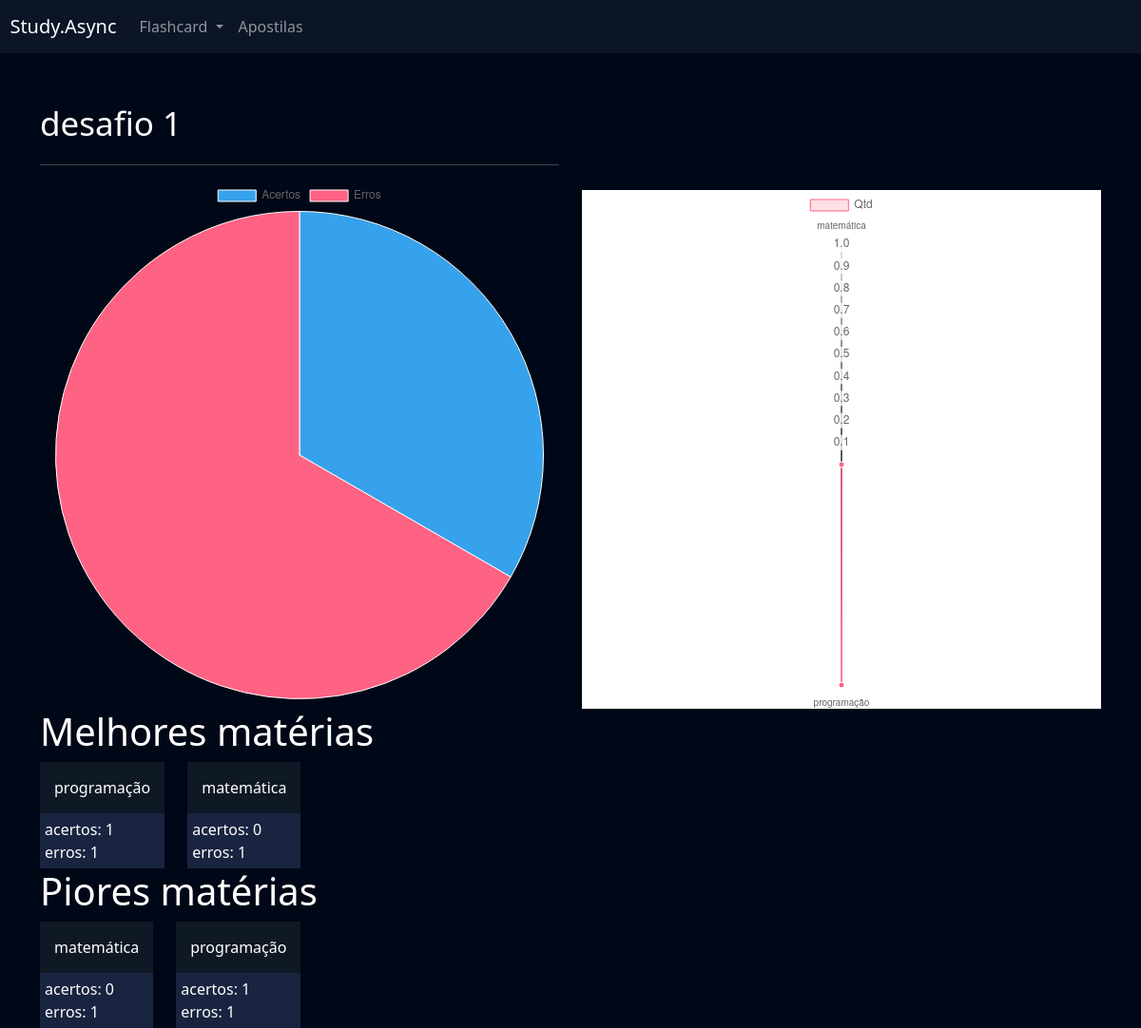
/flashcard/relatorio/4/ (signed in), run on the app's committed database.
### flashcard/models.py (models this page shows, shortened)
class Desafio(models.Model):
    user = models.ForeignKey(User, on_delete=models.DO_NOTHING)
    titulo = models.CharField(max_length=100)
    categoria = models.ManyToManyField(Categoria)
    quantidade_perguntas = models.IntegerField()
    dificuldade = models.CharField(max_length=1, choices=Flashcard.DIFICULDADE_CHOICES)
    flashcards = models.ManyToManyField(FlashcardDesafio)

class Categoria(models.Model):
    nome = models.CharField(max_length = 20)

### flashcard/views.py (the view)
# urls.py: path('relatorio/<int:id>/', views.relatorio, name = 'relatorio'),
@require_http_methods(['GET', 'POST'])
@login_required(login_url = '/usuarios/login/')
def relatorio(request, id : int):
    desafio = Desafio.objects.get(pk = id)
    acertos = desafio.flashcards.filter(respondido=True).filter(acertou=True).count()
    erros = desafio.flashcards.filter(respondido=True).filter(acertou=False).count()
    categorias = desafio.categoria.all()
    categoria_names = [categoria.nome for categoria in categorias]
    categoria_acertos = []
    melhores_categorias = []
    piores_categorias = []
    for categoria in categoria_names:
        acertos_categoria = desafio.flashcards.filter(flashcard__categoria__nome = categoria).filter(acertou = True).count()
        erros_categoria = desafio.flashcards.filter(flashcard__categoria__nome = categoria).filter(acertou = False).count()
        categoria_acertos.append(acertos_categoria)
        melhores_categorias.append((acertos_categoria, erros_categoria, categoria))
        piores_categorias.append((acertos_categoria, erros_categoria, categoria))
    melhores_categorias.sort(key = lambda c: c[0], reverse = True)
    piores_categorias.sort(key = lambda c: c[0])
    melhores_categorias = melhores_categorias[:3]
    piores_categorias = piores_categorias[:3]
    return render(request, 'relatorio.html', {
        'desafio': desafio,
        'acertos': acertos,
        'erros': erros,
        'categoria_acertos' : categoria_acertos,
        'categoria_names': categoria_names,
        'melhores_categorias': melhores_categorias,
        'piores_categorias': piores_categorias
    })

### flashcard/templates/relatorio.html (shortened to what this page needs)
{% extends "base.html" %}
{% load static %}
{% block cabecalho %}
<link href="{% static 'usuarios/css/cadastro.css' %}" rel="stylesheet">
<link href="{% static 'flashcard/css/novo_flashcard.css' %}" rel="stylesheet">
<link href="{% static 'flashcard/css/iniciar_desafio.css' %}" rel="stylesheet">
<link href="{% static 'flashcard/css/desafio.css' %}" rel="stylesheet">
<link href='https://unpkg.com/boxicons@2.1.4/css/boxicons.min.css' rel='stylesheet'>
{% endblock cabecalho %}
{% block main %}
<div class="container">
   <br>
   <br>
   <div class="row">
      <div class="col-md">
         <p class="fonte-secundaria">{{desafio.titulo}}</p>
         <hr>
         <canvas id="grafico1"></canvas>
      </div>
      <div class="col-md">
         <br><br><br><br>
         <div style="background-color: white;">
            <canvas id="grafico2"></canvas>
         </div>
      </div>
   </div>
   <div class = "row">
        <h1>Melhores matérias</h1>
        <div class = "row">
            {% for acertos, erros, categoria  in melhores_categorias %}
               <div class = "col-auto">
                    <div style = "padding: 15px;background-color: #0f1825">
                        {{categoria}}
                    </div>
                    <div style = "padding: 5px;background-color: #192440;">
                        acertos: {{acertos}}
                        <br>
                        erros: {{erros}}
                    </div>
               </div>
            {% endfor %}
        </div>
   </div>
   <div class = "row">
        <h1>Piores matérias</h1>
        <div class = "row">
            {% for acertos, erros, categoria  in piores_categorias %}
               <div class = "col-auto">
                    <div style = "padding: 15px;background-color: #0f1825">
                        {{categoria}}
                    </div>
                    <div style = "padding: 5px;background-color: #192440;">
                        acertos: {{acertos}}
                        <br>
                        erros: {{erros}}
                    </div>
               </div>
            {% endfor %}
        </div>
   </div>
</div>
<script>
   const ctx = document.getElementById('grafico1');
   new Chart(ctx, {
       type: 'pie',
       data: {
       labels: ['Acertos', 'Erros'],
       datasets: [{
       label: 'Qtd',
       data: [{{acertos}}, {{erros}}],
       borderWidth: 1
   }]},});
</script>
<script>
   const ctx2 = document.getElementById('grafico2');
   new Chart(ctx2, {
       type: 'radar',
       data: {
       labels: {{categoria_names | safe}},
       datasets: [{
           label: 'Qtd',
           data: {{categoria_acertos}},
           borderWidth: 1,
           fill: true,
           backgroundColor: 'rgba(255, 99, 132, 0.2)',
           borderColor: 'rgb(255, 99, 132)',
           pointBackgroundColor: 'rgb(255, 99, 132)',
           pointBorderColor: '#fff',
           pointHoverBackgroundColor: '#fff',
           pointHoverBorderColor: 'rgb(255, 99, 132)'
       }]
   },});
</script>
{% endblock main %}

### templates/static/geral/css/base.css (style rules this page uses)
:root { --main-color: #0b1526; --dark-color: #000716; --secondary-dark-color: rgb(15, 2, 26); --light-color: #00c1f3; --contrast-color: #f4c96b; --differential-color: #58fcd5 }
body { background-color: var(--dark-color) !important; color: white !important; }

### templates/static/usuarios/css/cadastro.css (style rules this page uses)
* { margin: 0; padding: 0; }

### templates/static/flashcard/css/iniciar_desafio.css (style rules this page uses)
.fonte-secundaria { font-size: 35px; }

### data on the page
Desafio: titulo "desafio 1"
Categoria: melhores_categorias "programação", piores_categorias "programação"
Categoria: melhores_categorias "matemática", piores_categorias "matemática"

### other printed values
{{ acertos }} "1" "0"
{{ erros }} "1" "1"
{{ acertos }} "0" "1"
chart data {{ acertos }} 1
chart data {{ erros }} 2
chart data {{ categoria_names | safe }} ['matemática', 'programação']
chart data {{ categoria_acertos }} [0, 1]
